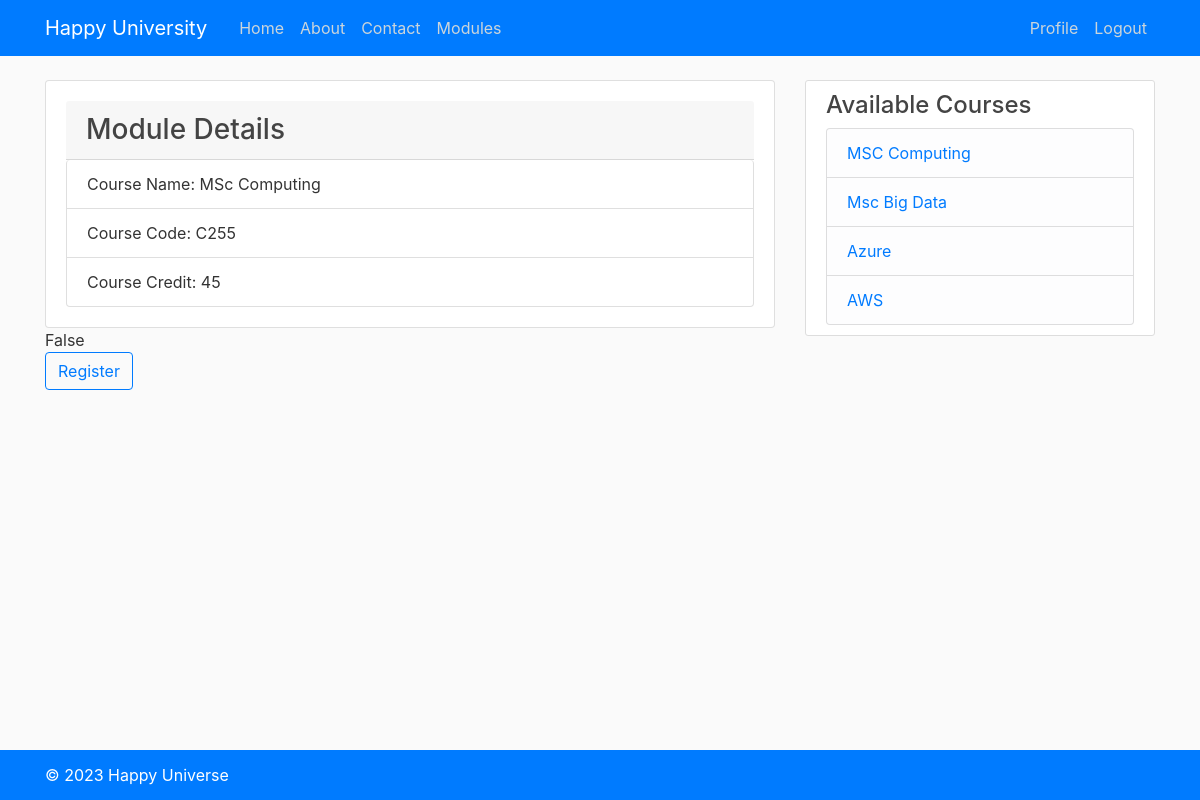
Before: /module/1/ (signed in) with the older database file.
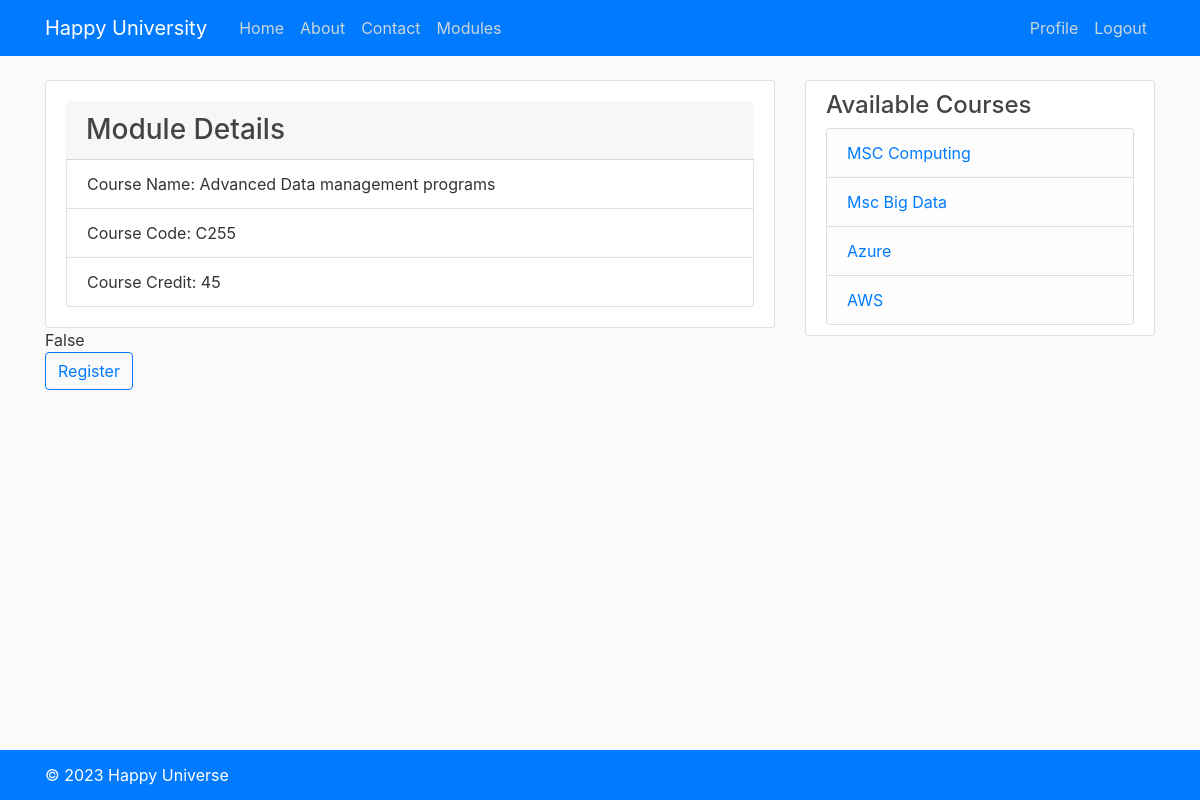
After: the same page with the newer database file.
### courseapp/models.py (models this page shows, shortened)
class Module(models.Model):
    name=models.CharField(max_length=100)
    code=models.CharField(max_length=100)
    credit=models.IntegerField()
    description=models.TextField()
    category=models.CharField(max_length=100)
    availability=models.BooleanField(default=True)
    courses=models.ManyToManyField(Group, related_name="modules")

### courseapp/views.py (the view)
# urls.py: path('module/<int:pk>/', views.module_detail, name='module_detail'),
def module_detail(request, pk):
    module = get_object_or_404(Module, pk=pk)
    registered= Registration.objects.filter(student=request.user.student, module=module).exists()
    context = {'module': module,"registered": registered}
    return render(request, 'courseapp/module_detail.html', context)

### registrationapp/context_processor.py (called while the page is built)
def Courses(request):
    courses =Group.objects.all()
    return {"courses":courses}

### courseapp/templates/courseapp/module_detail.html (shortened to what this page needs)
{% extends "courseapp/base.html" %}
{% block content %}
<div class="card">
  <div class="card-body">
    <h3 class="card-header">Module Details</h3>
    <ul class="list-group">
      <li class="list-group-item">Course Name: {{ module.name }}</li>
      <li class="list-group-item">Course Code: {{ module.code }}</li>
      <li class="list-group-item">Course Credit: {{ module.credit }}</li>
    </ul>
  </div>
</div>
{% if user.is_authenticated %}
{{registered}}
  {% if registered %}
  <form method="post" action="{% url 'courseapp:unregister' module.id %}">
    {% csrf_token %}
    <button type="submit" class=" btn btn-outline-primary">Unregister</button>
  </form>
  {% else %}
  <form method="post" action="{% url 'courseapp:register' module.id %}">
    <button type="submit" class=" btn btn-outline-primary">Register</button>
  </form>
  {% endif %}
{% endif %}
<br>
{% endblock %}

Changed rows visible on the page:
changed Module: name "MSc Computing" → "Advanced Data management programs"
